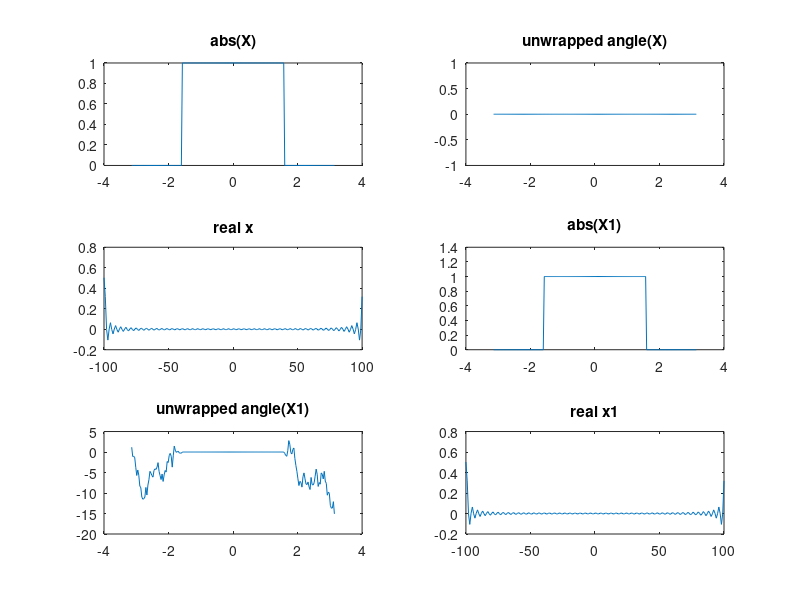

Recreate this plot in MATLAB.

clear
clc

% cutoff freq
W=pi/2;
N=100;
% N=100;
l=2*N+1;
wl=linspace(-pi,pi,l);
wl02pi=linspace(0,2*pi,l);
nl=[-N:N];

X=zeros(1,l);
for i=1:l
    if abs(wl(i)) <= W
        X(i)=1;
    end
end

% to left shift by N
% X=X.*exp(j*wl*N);
% x=ifft(ifftshift(X));
% this seems to do the trick to convert the freq response to impulse resp
% first ifftshift defines X from 0 to 2pi and define ak for wk=2pik/N
% then fftshift after ifft defines x over-N:N
x=(ifft(ifftshift(X)));

% x=real(x);
X1=fftshift(fft(x));

x1=ifft(ifftshift(X1));

figure(2)
clf

subplot(321)
plot(wl,abs(X));
% stem(wl,abs(X));
title('abs(X)')

subplot(322)
% stem(wl02pi,ifftshift(X));
plot(wl,unwrap(angle(X)));
title('unwrapped angle(X)')

subplot(323)
plot(nl,real(x));
title('real x')

subplot(324)
plot(wl,abs(X1));
title('abs(X1)')

subplot(325)
plot(wl,unwrap(angle(X1)));
title('unwrapped angle(X1)')

subplot(326)
plot(nl,real(x1));
title('real x1')

return
